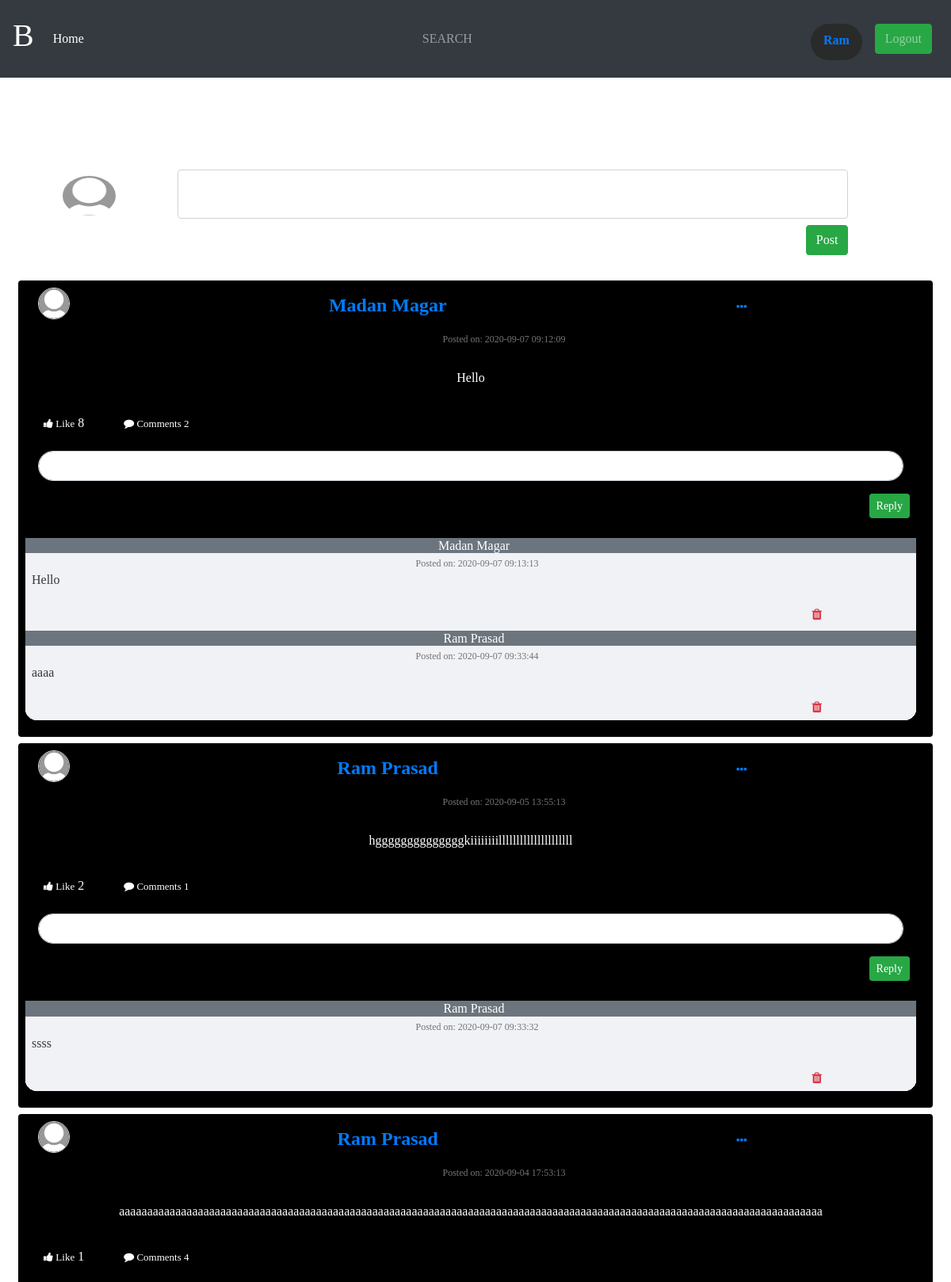
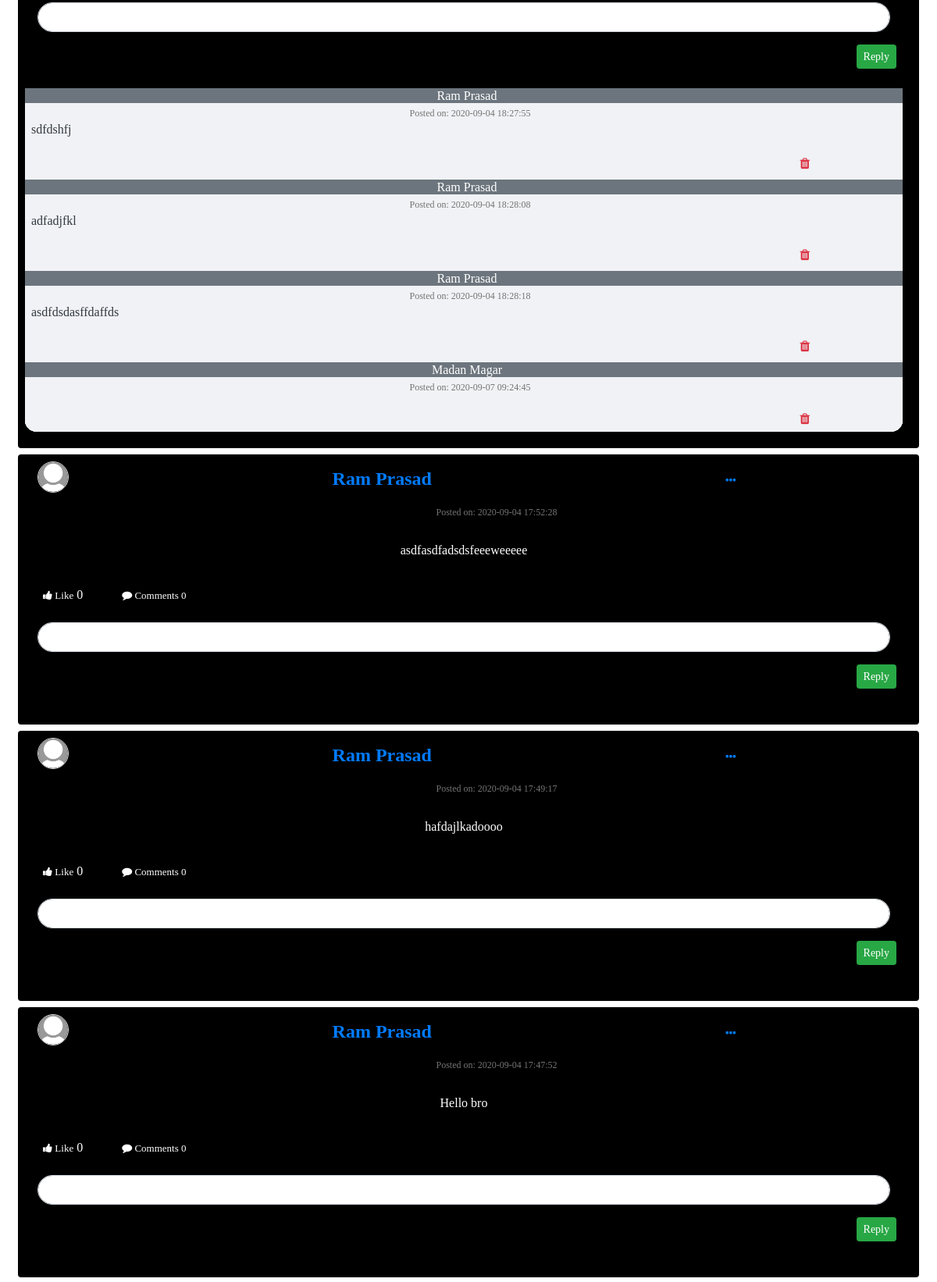
Screenshot of /user (signed in, upper part) with the database file from the repository (2 pictures, top to bottom).
### app/models.py (models this page shows, shortened)
class User(db.Model):
    id = db.Column(db.Integer, primary_key=True)
    username = db.Column(db.String(20), unique=True, nullable=False)
    name = db.Column(db.String(200), nullable=False)
    user_profile = db.Column(db.String(20),nullable=False,default="default.jpg")
    email = db.Column(db.String(50), unique=True, nullable=False)
    password = db.Column(db.String(60), nullable=False)
    dob = db.Column(db.DateTime(), nullable=False)
    nationality = db.Column(db.String(20), nullable=False)
    gender = db.Column(db.String(20), nullable=False)
    acitve = db.Column(db.Boolean(), nullable=False, default=False)
    hashCode = db.Column(db.String(120))
    created_at = db.Column(db.DateTime(), nullable=False,
                           default=datetime.now)
    posts = db.relationship('Posts', backref="user",
                            lazy='dynamic')

class Posts(db.Model):
    id = db.Column(db.Integer, primary_key=True)
    post = db.Column(db.Text, nullable=False)
    likes = db.Column(db.Integer, default=0)
    comments = db.Column(db.Integer, default=0)
    posted_on = db.Column(db.DateTime, default=datetime.now)
    user_id = db.Column(db.Integer, db.ForeignKey('user.id'), nullable=False)
    replies = db.relationship('Replies', backref="posts")

class Replies(db.Model):
    id = db.Column(db.Integer, primary_key=True)
    reply = db.Column(db.Text, nullable=False)
    replied_on = db.Column(db.DateTime, default=datetime.now)
    user_id = db.Column(db.Integer, db.ForeignKey(
        "user.id"))
    post_id = db.Column(db.Integer, db.ForeignKey(
        "posts.id"))

### app/routes.py (the view)
@login_required
@app.route("/user", methods=["POST", "GET"])
def user_index():
    if "user" in session:
        if request.method == "GET":
            user = session["user"]
            rows = User.query.filter_by(username=user).first()
            users = User.query.all()
            date = rows.created_at
            date_created = rows.created_at.strftime("%Y-%m-%d")
            status = rows.acitve
            if status == True:
                status = "Online"
            else:
                status = "Offline"
            user_id = rows.id
            posts = Posts.query.order_by(desc(Posts.posted_on)).all()
            image_file = url_for(
                'static', filename="images/" + rows.user_profile)
            replies_all = Replies.query.all()
            return render_template("users/homepage.html", user_id=user_id, users=users, user=user, rows=rows, status=status, posts=posts, replies_all=replies_all, image_file=image_file)
    else:
        return redirect(url_for("index"))

### app/routes.py (called while the page is built)
@app.before_request
def clear_trailing():
    rp = request.path
    if rp != '/' and rp.endswith('/'):
        return redirect(rp[:-1])

### app/templates/users/homepage.html (shortened to what this page needs)
{% extends "layout.html" %}
{% block main%}
<div class="container-fluid">
        <div class=" text-center">
            <div class="form-group mt-5 text-white">
                <div class="card-content m-3">
                    <div class="row ">
                    <img class="col-sm-1 ml-5 text-center mt-4 rounded-circle text-center profile"
                         src="{{image_file}}" alt="profile" >
                <form class="post ml-5 col-sm-9">
                    <div class="form-group input_msg_write  mt-3">
                        <div class="input-group">
                            <textarea class="form-control postin" aria-label="With textarea" name="post"
                                style="resize: none;"  user_id ="{{rows.id}}"></textarea>
                        </div>
                        <div class="clearfix">
                            <button id="post" class="btn btn-success mt-2 pull-right" type="submit"
                                name="message">Post</button>
                        </div>
                    </div>
                </form>
                </div>
            </div>
        </div>
        {% for post in posts%}
            <div  class="form-group card m-2 text-white " style="background-color:black">
                <section class="post-heading">
                    <div class="media m-2 ">
                        <div class="media-left ">
                            <a href="#">
                                {% for user in users %}
                                    {% if post.user_id == user.id %}
                                        <img class="ml-3 media-object photo-profile rounded-circle"
                                            src="/static/images/{{user.user_profile}}" width="40"
                                            height="40" alt="...">
                                    {% endif %}
                                {% endfor %}
                            </a>
                        </div>
                        <div class="media-body" >
                            <div class="row">
                                {% for user in users %}
                                {% if post.user_id == user.id %}
                                <a href="{{url_for('user_home',username=user.username)}}" class="anchor-username col-sm-9">
                                    <h4 class="media-heading m-2">{{post.user.name}}</h4>
                                </a>
                                {% endif %}
                                {% endfor %}
                                <a class="nav-link" href="#" id="navbarDropdown" role="button"
                                    data-toggle="dropdown" aria-haspopup="true" aria-expanded="false">
                                    <i class="m-2 fa fa-ellipsis-h"></i>
                                </a>
                            </div>
                            <small class="time_date ml-3">Posted on:
                                {{post.posted_on.strftime("%Y-%m-%d %H:%M:%S")}}</small>
                        </div>
                    </div>
                </section>
                <div>
                    <div class="card-body pl-2">
                        <section class="post-body " style="font-family:'Arizonia', Helvetica, sans-serif;">
                            <p class="card-text" id="display" >{{post.post}}</p>
                        </section>
                        <section class="post-footer">
                            <hr>
                            <div class="post-footer-option container">
                                <ul class="list-unstyled m-2">
                                    <li class=""><a class="allbtn likebtn"  post_id = "{{post.id}}" style="font-size: small;"><i
                                                class="fa fa-thumbs-up" style="font-size: small;"
                                                aria-hidden="true"></i> Like</a> <span id="count{{post.id}}">
                                            {{post.likes}}</span></li>
                                    <li><a style="font-size: small;"><i class="fa fa-comment"
                                                style="font-size: small;" ></i> Comments<span class="count">
                                            {{post.comments}}</span></a></li>
                                </ul>
                            </div>
                            <hr>
                            <div class="form-group mt-2">
                                <form post_id="{{post.id}}"  class="reply_btn" method="POST">
                                    <div class="form-group input_msg_write  mt-3">
                                        <div class="input-group" >
                                            <textarea class="replyin form-control mx-3 my-2 reply"
                                                aria-label="With textarea"
                                                name="reply" rows="1"
                                                post_id="{{post.id}}"
                                                style="word-wrap: break-word;resize:none; border-radius:50px"></textarea>
                                        </div>
                                        <div class="clearfix">
                                            <button
                                                class=" btn btn-sm btn-success  mt-2 mr-2 pull-right"
                                                type="submit" name="reply">Reply</button>
                                        </div>
                                    </div>
                                </form>
                            </div>
                            <hr class="m-2">
                            {% for reply in replies_all%}
                            <div class="bg" style="background-color:#F0F2F5;">
                                <div class="media-body bg-secondary">
                                    {% if reply.posts.id == post.id %}
                                    <a href="#" class="anchor-username ">
                                        <h6 class="media-heading m-1 pl-2 text-white">
                                            {% for usr in users %}
                                              {% if reply.user_id == usr.id%}
                                              {{usr.name}}
                                              {% endif %}
                                            {% endfor %}
                                        </h6>
                                    </a>
                                </div>
                                <small class="time_date ml-3 mt-0">Posted
                                    on: {{reply.replied_on.strftime("%Y-%m-%d %H:%M:%S")}}</small>
                                <p class=" text-md-left ml-2 text-dark">{{reply.reply}}
                                </p>
                                <div class="row">
                                    <div class="col-sm-10 col-sm-offset-1"></div>
                                    <a class="allbtn deletecmt dropdown-item  col-1 "
                                        id="delete" cmt_id = "{{reply.id}}"><i
                                            class="fa fa-trash pl-2 text-danger"></i></a>
                                </div>
                                {% endif %}
                            </div>
                            {% endfor%}
                        </section>
                    </div>
                </div>
            </div>
         {% endfor %}
{% endblock main%}

### app/templates/layout.html (shortened to what this page needs)
<!DOCTYPE html>
<html lang="en">
    <head>
        <link rel="stylesheet" href="https://stackpath.bootstrapcdn.com/bootstrap/4.3.1/css/bootstrap.min.css"
>
        <link rel="stylesheet" href="https://stackpath.bootstrapcdn.com/font-awesome/4.7.0/css/font-awesome.min.css"
>
        <link rel="stylesheet"
            href="https://cdnjs.cloudflare.com/ajax/libs/font-awesome/4.7.0/css/font-awesome.min.css">
        <link rel="stylesheet" href="{{url_for('static',filename='css/style.css',v=0.35) }}" />
    </head>
    <body>
        <nav class="navbar navbar-expand-sm navbar-dark p-3 bg-dark text-white fixed-top mb-5">
            <a href="#" class="navbar-brand ">
                <h1>B</h1>
            </a>
            {% if user %}
            <div class="collapse navbar-collapse" id="navbarSupportedContent-555">
                <ul class="navbar-nav mr-auto">
                    <li class="nav-item active">
                        <a class="nav-link" href="/user">Home
                        </a>
                    </li>
                </ul>
                <ul class="navbar-nav text-center">
                    <li class="nav-item">
                        <li><a class="nav-link" href="{{url_for('search')}}">SEARCH</a></li>
                    </li>
                </ul>
                <ul class="navbar-nav ml-auto nav-flex-icons">
                    <li class="nav-item avatar mx-2 p-2 mt-2 "
                        style="font-family:'Segoe UI', Tahoma, Geneva, Verdana, sans-serif; text-transform: capitalize;background-color:rgb(41, 42, 42); border-radius:30px;color:rgb(243, 240, 231)">
                        <a href="{{url_for('user_home',username=session['user'])}}"><b class="mx-2">{{session["user"]}}</b></a>
                    </li>
                    <li class="nav-item avatar btn btn-success m-2">
                        <a class="nav-link p-0 " href="/logout">
                            Logout
                        </a>
                    </li>
                </ul>
            </div>
            {% endif %}
        </nav>
        <div  class="form-gap"></div>
        {% block main%}
        {% endblock main %}
    </body>
</html>

### app/static/css/style.css (style rules this page uses)
* { font-family: "Times New Roman", Times, serif; }
html, body { height: 100%; padding-top: 50px; }
.fixed-top { max-height: 100vh; overflow: auto; }
.profile { width: 50px; height: 50px; border-radius: 50%; }
.container { max-width: 1170px; margin: auto; }
.time_date { color: #747474; display: block; font-size: 12px; margin: 8px 0 0; }
.form-gap { padding-top: 70px; }
.bg { background-color: #F0F2F5; border-radius: 15px; }
textarea { width: 250px; min-height: 35px; overflow-y: hidden; }
.post-footer-option li { float: left; margin-right: 50px; padding-bottom: 15px; }
.post-footer-option li a { color: #AFB4BD; font-size: 15px; }
.photo-profile { border: 1px solid #DDD; }
.anchor-username h4 { font-weight: bold; }
@media screen and (min-width: 768px) { body { padding-top: 30px; } }

### rows the page displays
User: user "Ram", name "Ram Prasad", user_profile (placeholder picture), user.name "Ram Prasad"
Posts: posted_on "2020-09-07 09:12:09", post "Hello", likes "8", comments "2"
User: user_profile (placeholder picture), user.name "Madan Magar", name "Madan Magar"
Replies: replied_on "2020-09-07 09:13:13", reply "Hello"
Replies: replied_on "2020-09-07 09:33:44", reply "aaaa"
Posts: posted_on "2020-09-05 13:55:13", post "hggggggggggggggkiiiiiiiilllllllllllllllllllll", likes "2", comments "1"
Replies: replied_on "2020-09-07 09:33:32", reply "ssss"
Posts: posted_on "2020-09-04 17:53:13", post "aaaaaaaaaaaaaaaaaaaaaaaaaaaaaaaaaaaaaaaaaaaaaaaaaaaaaaaaaaaaaaaaaaaaaaaaaaaaaaaaaaaaaaaaaaaaaaaaaaaaaaaaaaaaaaaaaaaaaaaaaaaaa", likes "1", comments "4"
Replies: replied_on "2020-09-04 18:27:55", reply "sdfdshfj"
Replies: replied_on "2020-09-04 18:28:08", reply "adfadjfkl"
Replies: replied_on "2020-09-04 18:28:18", reply "asdfdsdasffdaffds"
Replies: replied_on "2020-09-07 09:24:45"
Posts: posted_on "2020-09-04 17:52:28", post "asdfasdfadsdsfeeeweeeee", likes "0", comments "0"
Posts: posted_on "2020-09-04 17:49:17", post "hafdajlkadoooo", likes "0", comments "0"
Posts: posted_on "2020-09-04 17:47:52", post "Hello bro", likes "0", comments "0"
